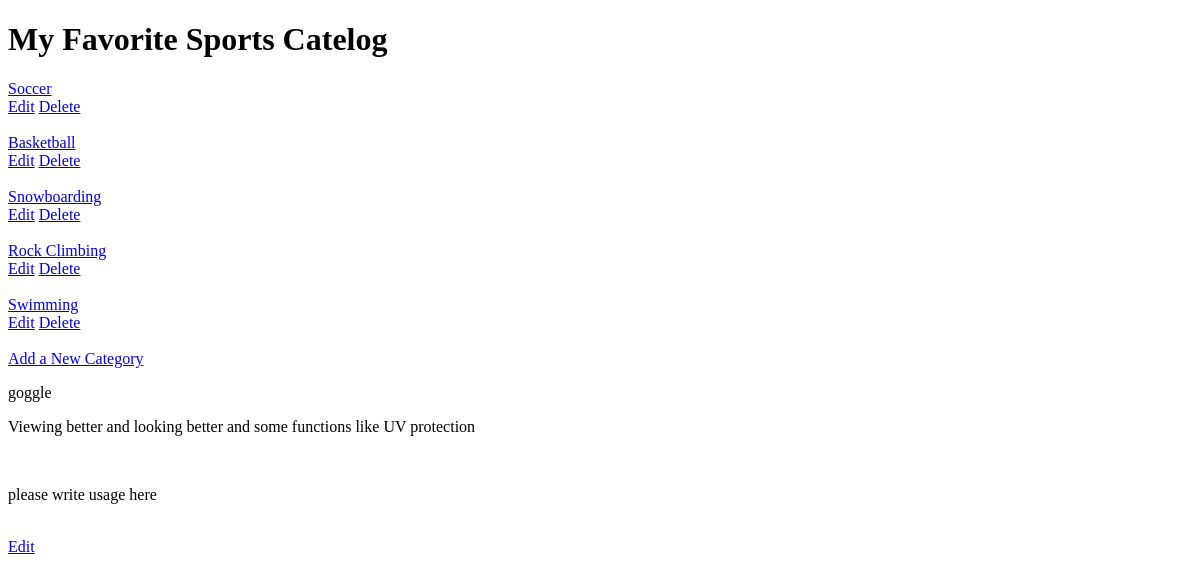
Before: /catelog/9/9/ with the older database file.
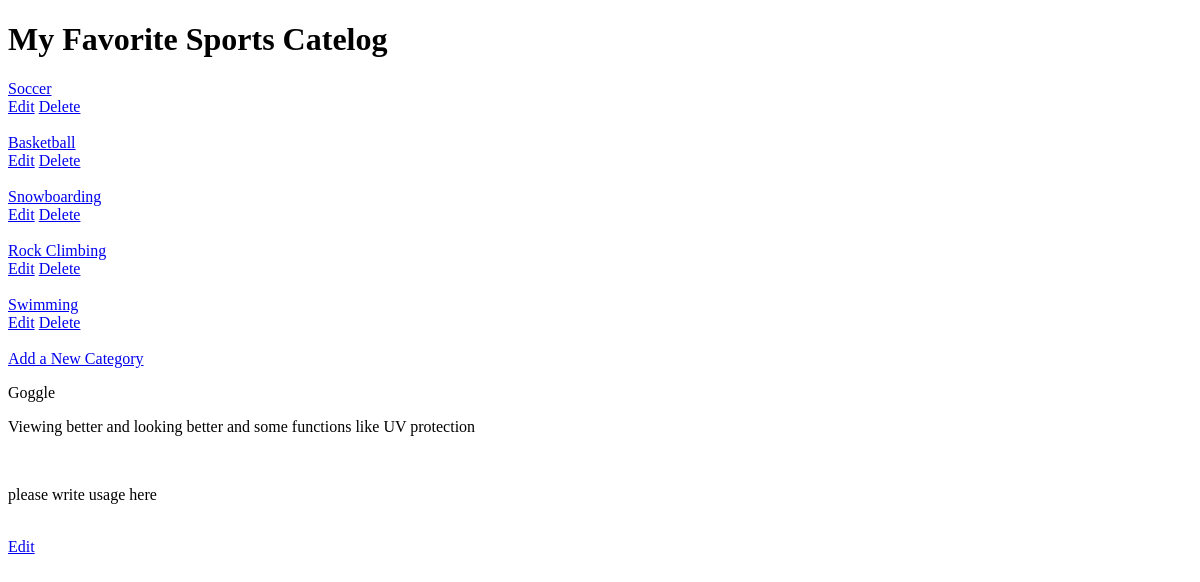
After: the same page with the newer database file.
### catalog/database_setup.py (models this page shows, shortened)
class CategoryItems(Base):
	__tablename__ = 'category_item'
	id = Column(Integer,primary_key = True)
	name = Column(String(50), nullable = False)
	description = Column(String(120), nullable = False)
	usage = Column(String(1000))
	category_id = Column(Integer, ForeignKey('category.id'))
	category = relationship(Category)

### catalog/application.py (the view)
@app.route('/catelog/<int:category_id>/<int:item_id>/')
def itemDetail(category_id, item_id):
	category = session.query(Category).all()
	item = session.query(CategoryItems).filter_by(id = item_id).one()
	return render_template('itemdetail.html', category = category, category_id=category_id, item=item)

### catalog/templates/itemDetail.html (shortened to what this page needs)
{% extends "main.html" %}
{% block content %}
<div>
	<div>
		<p>{{item.name}}</p>
		<p>{{item.description}}</p>
		<div>
			<p>{{item.usage}}</p>
		</div>
	</div>
	<a href='{{url_for('detailEdit', category_id = category_id, item_id = item.id) }}'>Edit</a>
</div>
{% endblock content %}

Changed rows visible on the page:
changed CategoryItems "Viewing better and looking better and some functions like UV protection": name "goggle" → "Goggle"
